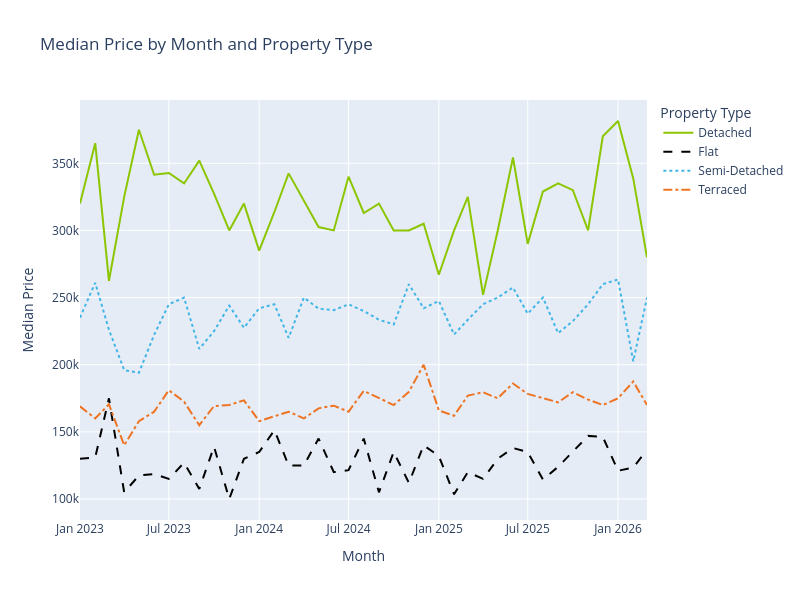

The code cell stored with this chart in its notebook:
### Code cell
LandRegistryChartingHelper.chart_median_price_by_month_and_property_type(insights_for_postcode)
